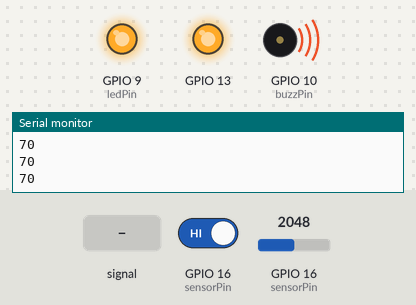
The sketch below on a simulated ESP32. Shown: output pins drawn as LEDs (lit = HIGH), buzzer (waves = sounding), the last lines printed to the serial monitor. The inputs (shaded band) are chosen by the test bench; at power-on: GPIO 16 (sensorPin) = 2048, GPIO 16 (sensorPin) HIGH.

Above: at 6.2 s.
6.3 s: GPIO 16 (sensorPin) fed a 1000 Hz sine of ±1023 counts around its level
At 6.8 s:
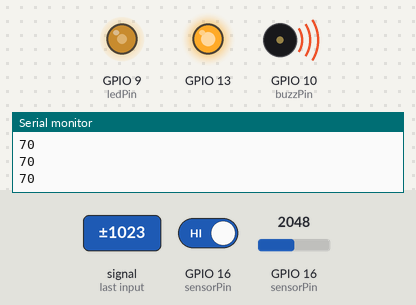
9.3 s: GPIO 16 (sensorPin) set to 983
10.9 s: GPIO 16 (sensorPin) set to 2866
At 12.2 s:
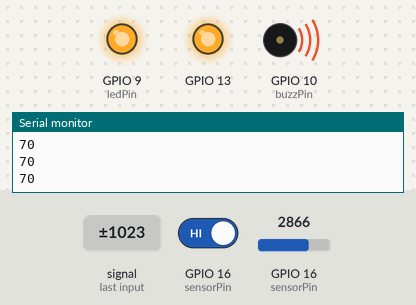
12.5 s: GPIO 16 (sensorPin) set to 491
At 13.5 s:
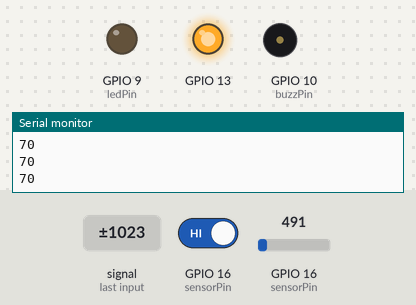
Timing chart, 0 to 15.1 s (numbered marks = the images above; inputs shaded):
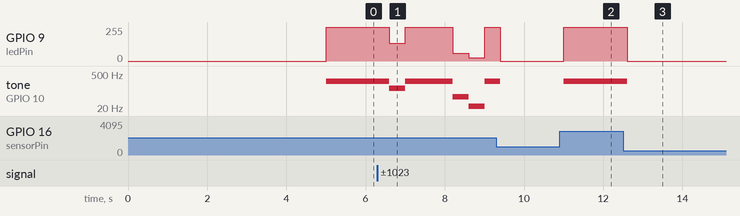

Measured:
- after the input at 6.3 s, GPIO 9 (ledPin): 255/255 → 132/255 after 0.30 s, → 255/255 0.40 s later, → 58/255 1.2 s later, → 24/255 0.40 s later, … (5 changes in this stretch); tone on GPIO 10 (buzzPin): plays 132 Hz for 0.40 s, 255 Hz for 1.2 s, 58 Hz for 0.40 s, 24 Hz for 0.40 s, 255 Hz for 0.30 s, starting after 0.30 s
- after the input at 10.9 s, GPIO 9 (ledPin): 0/255 → 255/255 after 0.10 s; tone on GPIO 10 (buzzPin): silent → 255 Hz after 0.10 s
- after the input at 12.5 s, GPIO 9 (ledPin): 255/255 → 0/255 after 0.10 s; tone on GPIO 10 (buzzPin): 255 Hz → silent after 0.10 s

The sketch:

lab7.2.ino
```cpp
const int sensorPin = 16;
const int ledPin = 9;
const int buzzPin = 10;

int sensVal = 0;
int sensorMin = 1023;
int sensorMax = 0;


void setup() {
  pinMode(13, OUTPUT);
  digitalWrite(13, LOW);

  while (millis() < 5000) {
    sensVal = analogRead(sensorPin);

    if (sensVal > sensorMax) {
      sensorMax = sensVal;
    }

    if (sensVal < sensorMin) {
      sensorMin = sensVal;
    }
  }

  digitalWrite(13, HIGH);
}

void loop() {
  sensVal = analogRead(sensorPin);
  sensVal = map(sensVal, sensorMin, sensorMax, 0, 255);
  sensVal = constrain(sensVal, 0, 255);

  analogWrite(ledPin, sensVal);

  Serial.println(touchRead(16));

  tone(buzzPin, sensVal);

  delay(400);
}
```
